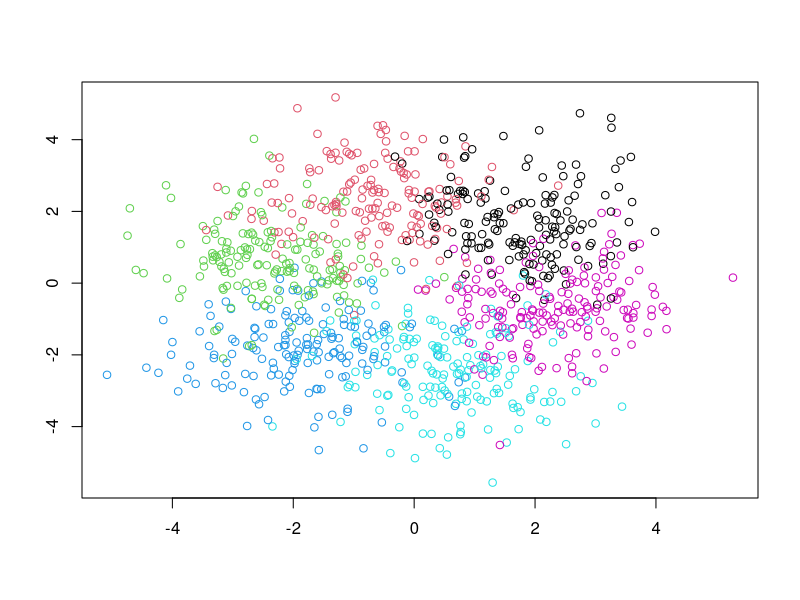
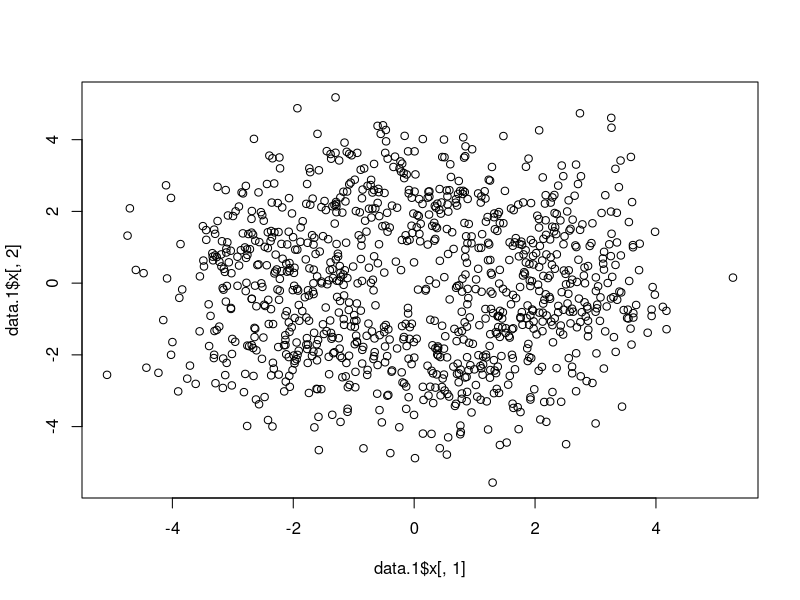

Generate these figures, in order, with R: (Note: this script raises an error after producing the figures.)
####################################################################
# Machine Learning - MIRI
# Lluís A. Belanche

# LAB 2: Clustering (k-means and E-M) practise
# version of February 2019
####################################################################

# Choose one of these exercises to practice

####################################################################
## Exercise 1:  Clustering artificial 2-D CIRCLE DATA

library(mlbench)

# We generate 2D data: each of the clusters is a 2-D Gaussian. The centers are equally spaced 
# on a circle around the origin with radius r
# The covariance matrices are of the form sigma^2 I (sd^2 parameter in  mlbench.2dnormals())

N <- 1000
K <- 6

# the clusters
data.1 <- mlbench.2dnormals (N,K)
plot(data.1)

# the raw data (what the clustering method will receive)

plot(x=data.1$x[,1], y=data.1$x[,2])


## Do the following (in separate sections)

# 1. Decide beforehand which clustering method will work best and with which settings.
#    Hint: have a look at the way the data is generated: ?mlbench.2dnormals
summary(data.1)

# 2. Apply k-means a number of times with fixed K=6 and observe the results
K <- 2
kmeans2.2 <- cclust (data.1$obs,K,iter.max=100,method="kmeans",dist="euclidean")


# 3. Apply k-means with a choice of K values of your own and monitor the CH index; which K looks better?
# 4. Apply E-M with K=6 and observe the results (means, coefficients and covariances)
# 5. Check the results against tour expectations (#1.)






####################################################################
## Exercise 2:  Clustering real 2-D data

## This exercise involves the use of the 'Geyser' data set, which contains data from the ‘Old Faithful’ geyser 
## in Yellowstone National Park, Wyoming. 

## the MASS library seems to contain the best version of the data
library(MASS)

help(geyser, package="MASS")

summary(geyser)

plot(geyser)

## with ggplot2, maybe we get better plots:
library(ggplot2)

qplot(waiting, duration, data=geyser)

# 6. Decide beforehand which clustering method will work best and with which settings.
#    No hint this time, this is a real dataset
# 7. Apply k-means with different values of K and observe the results
# 8. Apply k-means 100 times, get averages of the CH index, and decide the best value of K. Does it work?
# 9. Apply E-M with a family of your choice ("spherical", "diagonal", etc), with the best value fo K delivered by k-means
# 10. Choose the model and number of clusters with the largest BIC

# 11. Apply E-M again with a family of your choice ("spherical", "diagonal", etc), this time letting BIC decide the best number of clusters
#     The easiest way to inspect the final results is with summary() of your mixmodCluster() call
# 12. Once you're done, try and plot the results; just plot() the result of mixmodCluster()

####################################################################
## Exercise 3:  Clustering real multi-dimensional data

## This exercise involves the use of the 'Auto' data set, which we introduced in a previous lab session

# 13. Get the Auto data, redo the preprocessing
# 14. Apply E-M again with a family of your choice ("spherical", "diagonal", etc), letting BIC decide the best
#     number of clusters
# 15. Inspect and report the results of your clustering
#     Warning: do not directly plot() the results, it takes a long time
# 16. Use the clusplot() function in {cluster}
#     Like this:
#        library(cluster)
#        clusplot(Auto, z@bestResult@partition, color=TRUE, shade=TRUE, labels=2, lines=0)
#     please do consult ?clusplot.default


# Your code starts here ...
